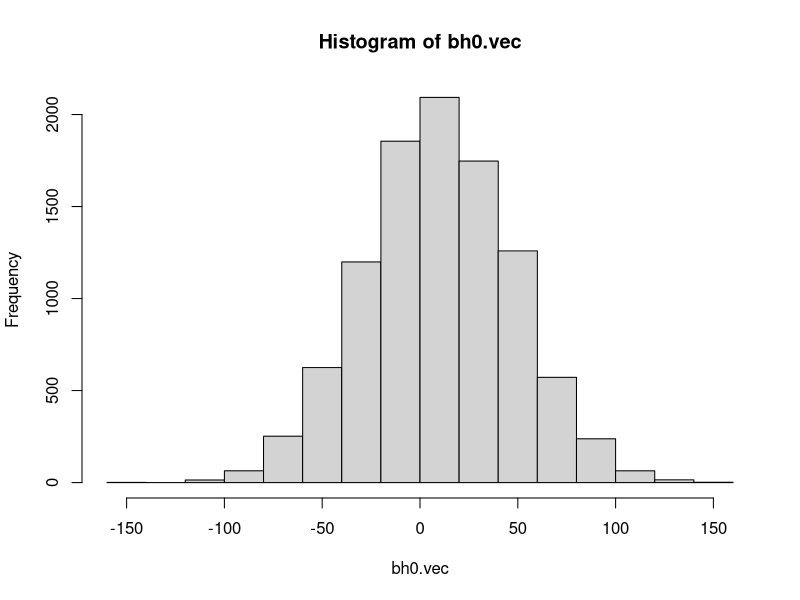
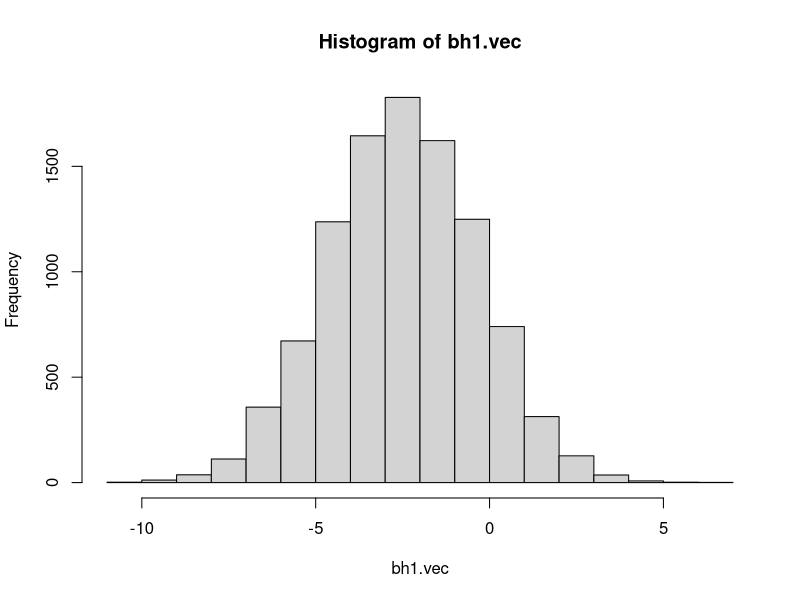
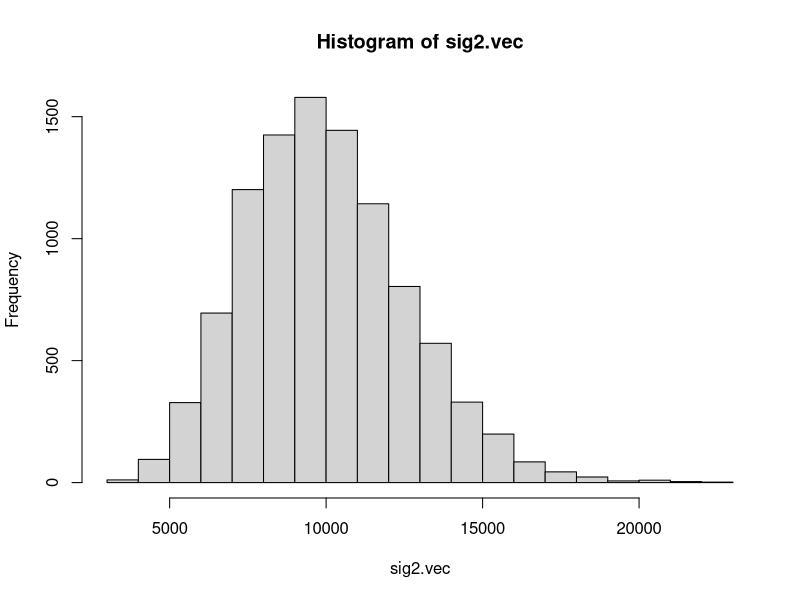

Write the R code that produced these figures, in order.
## ---- chunk 1
knitr::opts_chunk$set(echo = TRUE, message = FALSE, warning = FALSE, tidy = TRUE)
## ---- chunk 2

beta0 <- 10
beta1 <- -2.5
n <- 30
sigma <- 100

xi <- rep(0,n)
for (i in 1:n){
  xi[i] = i
}

## ---- chunk 3

set.seed(0330)
sim <- 10000
bh0.vec <- rep(0,sim)
bh1.vec <- rep(0,sim)
sig2.vec <- rep(0,sim)

for (i in 1:sim){
   e <- rnorm(n, mean = 0, sd = sigma)
  y <- beta0+beta1*xi+e
  m1 <- lm(y ~ xi)
  bh0.vec[i] <- coef(m1)[1]
  bh1.vec[i] <- coef(m1)[2]
  sig2.vec[i] <- sum(e^2)/n-2
}

## ---- chunk 4

hist(bh0.vec)
hist(bh1.vec)
hist(sig2.vec)

## ---- chunk 5

mean(bh0.vec)
mean(bh1.vec)
sqrt(mean(sig2.vec))

## ---- chunk 6

var(bh0.vec)

var(bh1.vec)

xbar <- sum(xi)/n

sxx <- sum(xi^2)-n*mean(xi)^2

varb0 <- sigma^2*((1/n)+(xbar^2)/sxx)
varb0

varb1 <- sigma^2*(1/sxx)
varb1

## ---- chunk 7

xib <- rep(0,n)
for (i in 1:n){
  xib[i] = i*100
}

set.seed(0330)
sim <- 10000
bh0b.vec <- rep(0,sim)
bh1b.vec <- rep(0,sim)
sig2b.vec <- rep(0,sim)

for (i in 1:sim){
   e <- rnorm(n, mean = 0, sd = sigma)
  y <- beta0+beta1*xib+e
  m1b <- lm(y ~ xib)
  bh0b.vec[i] <- coef(m1b)[1]
  bh1b.vec[i] <- coef(m1b)[2]
  sig2b.vec[i] <- sum(e^2)/n-2
}


mean(bh0b.vec)
mean(bh1b.vec)
sqrt(mean(sig2b.vec))

xbarb <- sum(xib)/n

sxxb <- sum(xib^2)-n*mean(xib)^2

varb0 <- sigma^2*((1/n)+(xbarb^2)/sxxb)
varb0


var(bh0b.vec)

varb1 <- sigma^2*(1/sxxb)
varb1

var(bh1b.vec)

